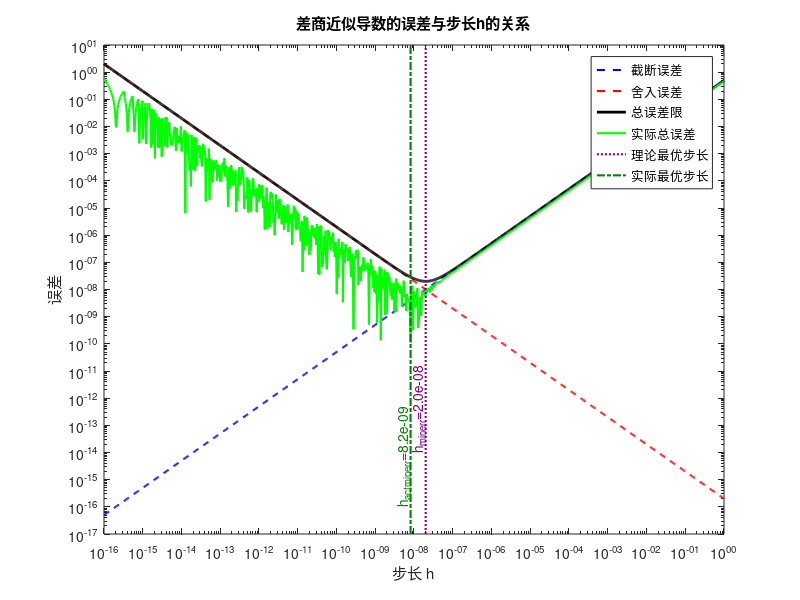

Here is the MATLAB script that generated this plot:
clear; clc; close all;

% 参数设置
M = 1;                % 二阶导绝对值上界
epsilon = 1e-16;      % 计算一次函数值的误差上界
x = 1;
true_deriv = cos(x);  % 真实导数值

% 等间距生成步长h的对数坐标数组
h = logspace(-16, 0, 1000);

% 理论误差计算
truncation_error = (M * h) / 2;        % 截断误差
rounding_error = 2 * epsilon ./ h;     % 舍入误差
total_error_bound = truncation_error + rounding_error;  % 总误差限

% 实际误差计算
approx_deriv = (sin(x + h) - sin(x)) ./ h;
actual_error = abs(approx_deriv - true_deriv);

% 绘图
figure;
loglog(h, truncation_error, 'b--', 'LineWidth', 1.5); hold on;
loglog(h, rounding_error, 'r--', 'LineWidth', 1.5);
loglog(h, total_error_bound, 'k-', 'LineWidth', 2);
loglog(h, actual_error, 'g-', 'LineWidth', 1.5);

% 设置坐标轴和标签
xlabel('步长 h');
ylabel('误差');
title('差商近似导数的误差与步长h的关系');
xlim([1e-16, 1]);
ylim([1e-17, 10]);

% 标记理论最优步长
optimal_h = 2 * sqrt(epsilon / M);
line([optimal_h, optimal_h], ylim, 'Color', [0.5, 0, 0.5], 'LineStyle', ':', 'LineWidth', 1.5); 
text(optimal_h, 1e-14, sprintf('h_{minerr}=%.1e', optimal_h), 'Rotation', 90, 'Color', [0.5, 0, 0.5], 'VerticalAlignment', 'bottom', 'HorizontalAlignment', 'left');

% 标记实际最小步长
[min_actual_error, min_index] = min(actual_error);
optimal_h_actual = h(min_index);
line([optimal_h_actual, optimal_h_actual], ylim, 'Color', [0, 0.5, 0], 'LineStyle', '-.', 'LineWidth', 1.5); 
text(optimal_h_actual, 1e-16, sprintf('h_{actminerr}=%.1e', optimal_h_actual), 'Rotation', 90, 'Color', [0, 0.5, 0], 'VerticalAlignment', 'bottom', 'HorizontalAlignment', 'left');

legend('截断误差', '舍入误差', '总误差限', '实际总误差', '理论最优步长', '实际最优步长', 'Location', 'northeast');